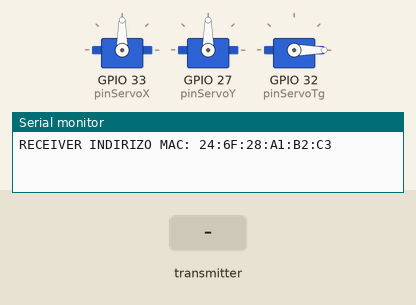
This sketch was run on a simulated ESP32. Shown: 3 × servo, the last lines printed to the serial monitor. The inputs (shaded band) are chosen by the test bench.

Above: at 1.2 s.
1.3 s: the transmitter starts sending trigger = 1
At 1.6 s:
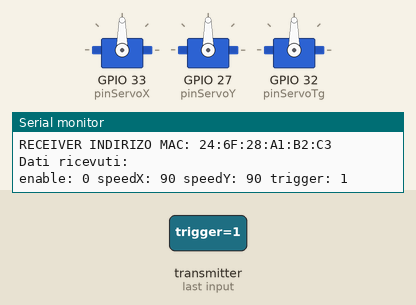
2.8 s: the transmitter starts sending trigger = 0
At 3.9 s:
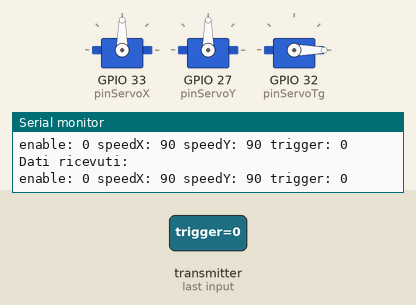
Timing chart, 0 to 5.8 s (numbered marks = the images above; inputs shaded):
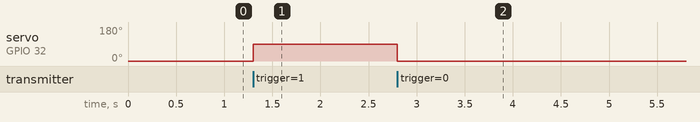

The sketch:

receiver.ino
```cpp
//Inclusione delle librerie
#include <ESP32Servo.h>
#include <esp_now.h>
#include <WiFi.h>


//Costanti e PIN

//Pin servo X
const unsigned int pinServoX = 33;

//Pin servo Y
const unsigned int pinServoY = 27;

//Pin servo Trigger
const unsigned int pinServoTg = 32;


//definisco struttura pacchetto che riceverò
struct Packet {
  unsigned int speedX;
  unsigned int speedY;
  boolean enable;
  boolean trigger;
};


const unsigned int stopSpeed = 90;

//Creo istanza della "radio" passandogli il numero dei pin collegati a CE e CSN del modulo


//Creo istanze servo
Servo servoX;
Servo servoY;
Servo servoTg;

//Creo ed inizializzo istanza pacchetto che userò per i dati ricevuti
Packet pkt = {
  stopSpeed,
  stopSpeed,
  false,
  false
};


/*
  Interpreta i valori contenuti nella struttura Packet
  ed aziona i servo di conseguenza
*/
void pilotaServiMovimento(Packet pkt) {

  if (pkt.enable) {
    servoX.write(pkt.speedX);
    servoY.write(pkt.speedY);
  } else {
    servoX.write(stopSpeed);
    servoY.write(stopSpeed);
  }
}


// callback function that will be executed when data is received
void OnDataRecv(const uint8_t * mac, const uint8_t *incomingData, int len) {
  memcpy(&pkt, incomingData, sizeof(pkt));

  Serial.println("Dati ricevuti: ");
  Serial.print("enable: ");
  Serial.print(pkt.enable);
  Serial.print(" speedX: ");
  Serial.print(pkt.speedX);
  Serial.print(" speedY: ");
  Serial.print(pkt.speedY);
  Serial.print(" trigger: ");
  Serial.println(pkt.trigger);

  //Se nel pkt il valore del trigger è 1 ruoto di 90° il servo motor
  if (pkt.trigger) {
    servoTg.write(90);
  } else {
    //Altrimenti lo rimetto a 0
    servoTg.write(0);
  }
  //Interpreta i valori ricevuti ed aziona i motori di conseguenza
  pilotaServiMovimento(pkt);
}

void setup() {
  //Definizione delle modalità dei pin

  Serial.begin(115200);
  WiFi.mode(WIFI_MODE_STA);

    // Init ESP-NOW
  if (esp_now_init() != ESP_OK) {
    Serial.println("Errore inizializzazione ESP-NOW");
    return;
  }

	// Allow allocation of all timers
	ESP32PWM::allocateTimer(0);
	ESP32PWM::allocateTimer(1);
	ESP32PWM::allocateTimer(2);
	ESP32PWM::allocateTimer(3);
  servoX.setPeriodHertz(50);// Standard 50hz servo
  servoY.setPeriodHertz(50);// Standard 50hz servo
  servoTg.setPeriodHertz(50);// Standard 50hz servo

  //Associa pin ai servo
  servoX.attach(pinServoX);
  servoY.attach(pinServoY);
  servoTg.attach(pinServoTg);

  //Inizializzo la radio


  servoX.write(stopSpeed);
  servoY.write(stopSpeed);
  servoTg.write(0);

  Serial.print("RECEIVER INDIRIZO MAC: ");
  Serial.println(WiFi.macAddress());

  //Reegistro callback per ricezione dati
  esp_now_register_recv_cb(OnDataRecv);
}


void loop() {


}
```

Measured:
- after the input at 1.3 s, servo on GPIO 32 (pinServoTg): 0° → 90° at once
- after the input at 2.8 s, servo on GPIO 32 (pinServoTg): 90° → 0° at once
